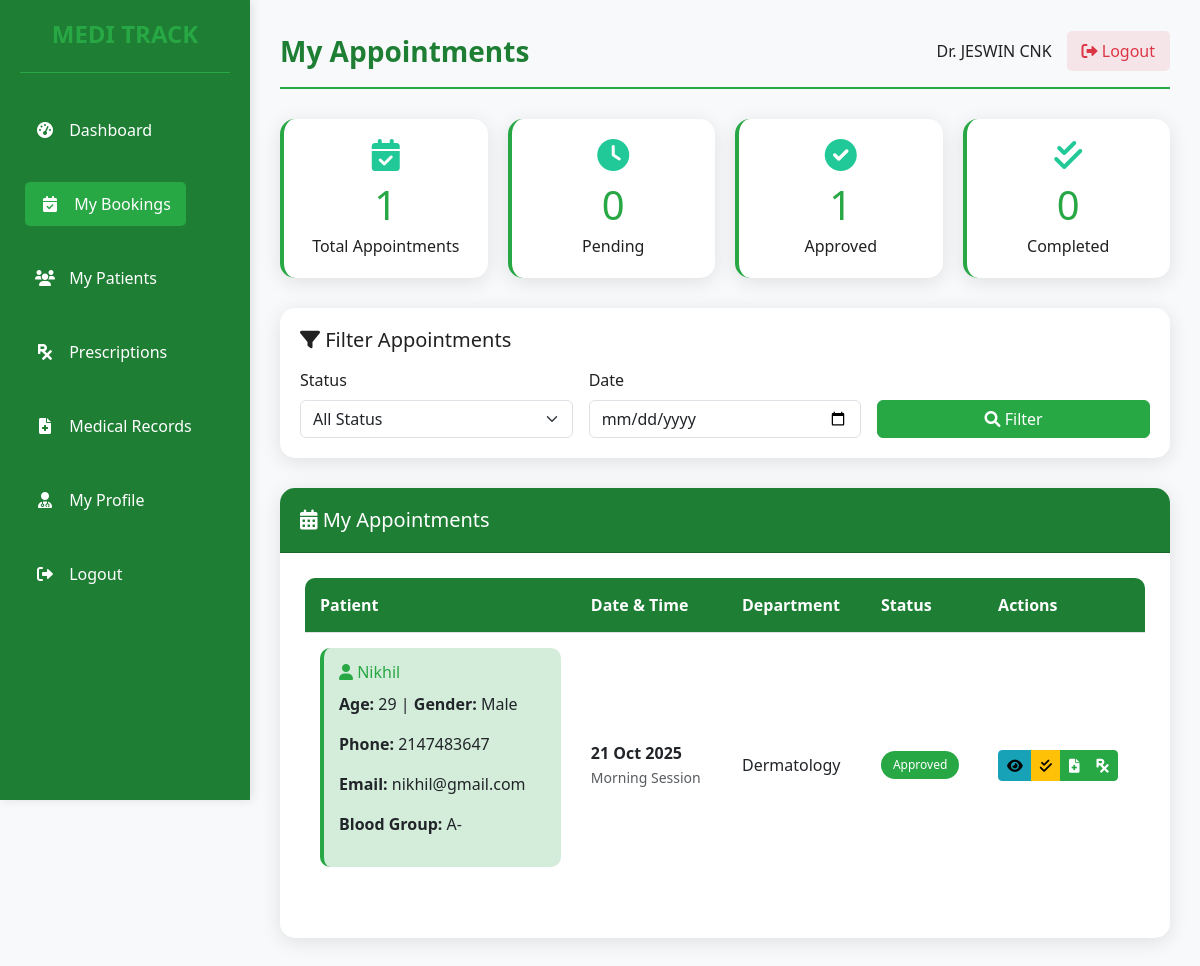
/doctor_bookings.php (signed in), run on the app's committed database.
### tables this page shows
CREATE TABLE `doctorreg` (
  `Doctor_id` int(20) NOT NULL,
  `Name` varchar(30) NOT NULL,
  `Email` varchar(30) NOT NULL,
  `Age` int(20) NOT NULL,
  `Gender` varchar(20) NOT NULL,
  `Phone_no` int(20) NOT NULL,
  `Department` varchar(30) NOT NULL,
  `Qualification` varchar(100) NOT NULL DEFAULT '',
  `Experience` varchar(50) NOT NULL DEFAULT '',
  `Profile_photo` varchar(255) NOT NULL DEFAULT '',
  `Bio` text NOT NULL DEFAULT '',
  `Password` varchar(255) NOT NULL
);

CREATE TABLE `booking` (
  `Booking_id` int(20) NOT NULL,
  `Patient_id` int(20) NOT NULL,
  `Doctor_id` int(20) NOT NULL,
  `Name` varchar(20) NOT NULL,
  `Email` varchar(30) NOT NULL,
  `Age` int(20) NOT NULL,
  `Gender` varchar(20) NOT NULL,
  `Phone_no` int(20) NOT NULL,
  `Select_date` date NOT NULL,
  `Select_department` varchar(20) NOT NULL,
  `Additional_message` text NOT NULL,
  `Status` varchar(20) NOT NULL DEFAULT 'Pending'
);

CREATE TABLE `register` (
  `Patient_id` int(20) NOT NULL,
  `Name` varchar(20) NOT NULL,
  `Email` varchar(50) NOT NULL,
  `Age` int(20) NOT NULL,
  `Gender` varchar(20) NOT NULL,
  `Phone_no` int(20) NOT NULL,
  `Blood_group` varchar(5) NOT NULL,
  `Password` varchar(225) NOT NULL,
  `Photo` blob NOT NULL,
  `Documents` varchar(25) NOT NULL
);

### doctor_bookings.php (the view, shortened to what this page needs)
<?php
include 'database.php';
$doctor_id = $_SESSION['doctor_id'];
$stmt = $conn->prepare("SELECT * FROM doctorreg WHERE Doctor_id = ?");
$stmt->bind_param("i", $doctor_id);
$stmt->execute();
$result = $stmt->get_result();
$doctor = $result->fetch_assoc();
$date_filter = $_GET['date'] ?? '';
$query = "SELECT b.*, r.Name as PatientName, r.Email as PatientEmail, r.Phone_no as PatientPhone, r.Blood_group
          FROM booking b
          LEFT JOIN register r ON b.Patient_id = r.Patient_id
          WHERE b.Doctor_id = ?";
$params = [$doctor_id];
$types = "i";
$query .= " ORDER BY b.Select_date DESC, b.Booking_id DESC";
$stmt = $conn->prepare($query);
$stmt->bind_param($types, ...$params);
$stmt->execute();
$result = $stmt->get_result();
$bookings = $result->fetch_all(MYSQLI_ASSOC);
$stmt_stats = $conn->prepare("SELECT
    COUNT(*) as total_bookings,
    SUM(CASE WHEN Status = 'Pending' THEN 1 ELSE 0 END) as pending_bookings,
    SUM(CASE WHEN Status = 'Approved' THEN 1 ELSE 0 END) as approved_bookings,
    SUM(CASE WHEN Status = 'Completed' THEN 1 ELSE 0 END) as completed_bookings
    FROM booking WHERE Doctor_id = ?");
$stmt_stats->bind_param("i", $doctor_id);
$stmt_stats->execute();
$stats = $stmt_stats->get_result()->fetch_assoc();
?>
<!DOCTYPE html>
<html lang="en">
<head>
    <link rel="stylesheet" href="https://cdn.jsdelivr.net/npm/bootstrap@5.3.0/dist/css/bootstrap.min.css">
    <link rel="stylesheet" href="https://cdnjs.cloudflare.com/ajax/libs/font-awesome/6.0.0-beta3/css/all.min.css">
</head>
<body>
    <div class="container">
        <div class="sidebar">
            <div class="logo">
                <h2>MEDI TRACK</h2>
            </div>
            <ul class="nav">
                <li>
                    <a href="doctor_dashboard.php">
                        <i class="fas fa-tachometer-alt"></i>
                        <span>Dashboard</span>
                    </a>
                </li>
                <li>
                    <a href="doctor_bookings.php" class="active">
                        <i class="fas fa-calendar-check"></i>
                        <span>My Bookings</span>
                    </a>
                </li>
                <li>
                    <a href="doctor_patients.php">
                        <i class="fas fa-users"></i>
                        <span>My Patients</span>
                    </a>
                </li>
                <li>
                    <a href="doctor_prescriptions.php">
                        <i class="fas fa-prescription"></i>
                        <span>Prescriptions</span>
                    </a>
                </li>
                <li>
                    <a href="doctor_medical_records.php">
                        <i class="fas fa-file-medical"></i>
                        <span>Medical Records</span>
                    </a>
                </li>
                <li>
                    <a href="doctor_profile.php">
                        <i class="fas fa-user-md"></i>
                        <span>My Profile</span>
                    </a>
                </li>
                <li>
                    <a href="logout.php">
                        <i class="fas fa-sign-out-alt"></i>
                        <span>Logout</span>
                    </a>
                </li>
            </ul>
        </div>
        <div class="main-content">
            <div class="header">
                <div class="logo">My Appointments</div>
                <div class="user-profile">
                    <span>Dr. <?php echo htmlspecialchars($doctor['Name']); ?></span>
                    <a href="logout.php"><i class="fas fa-sign-out-alt"></i> Logout</a>
                </div>
            </div>
            <div class="stats-cards">
                <div class="stat-card">
                    <i class="fas fa-calendar-check"></i>
                    <h3><?php echo $stats['total_bookings']; ?></h3>
                    <p>Total Appointments</p>
                </div>
                <div class="stat-card">
                    <i class="fas fa-clock"></i>
                    <h3><?php echo $stats['pending_bookings']; ?></h3>
                    <p>Pending</p>
                </div>
                <div class="stat-card">
                    <i class="fas fa-check-circle"></i>
                    <h3><?php echo $stats['approved_bookings']; ?></h3>
                    <p>Approved</p>
                </div>
                <div class="stat-card">
                    <i class="fas fa-check-double"></i>
                    <h3><?php echo $stats['completed_bookings']; ?></h3>
                    <p>Completed</p>
                </div>
            </div>
            <div class="filters-section">
                <h5 class="mb-3"><i class="fas fa-filter"></i> Filter Appointments</h5>
                <form method="GET" class="row g-3">
                    <div class="col-md-4">
                        <label for="status" class="form-label">Status</label>
                        <select class="form-select" name="status" id="status">
                            <option value="">All Status</option>
                        </select>
                    </div>
                    <div class="col-md-4">
                        <label for="date" class="form-label">Date</label>
                        <input type="date" class="form-control" name="date" id="date" value="<?php echo $date_filter; ?>">
                    </div>
                    <div class="col-md-4">
                        <label class="form-label">&nbsp;</label>
                        <div class="d-grid">
                            <button type="submit" class="btn btn-primary">
                                <i class="fas fa-search"></i> Filter
                            </button>
                        </div>
                    </div>
                </form>
            </div>
            <div class="card">
                <div class="card-header">
                    <h5 class="mb-0"><i class="fas fa-calendar-alt"></i> My Appointments</h5>
                </div>
                <div class="card-body">
                    <?php if (empty($bookings)): ?>
                        <div class="no-bookings">
                            <i class="fas fa-calendar-times"></i>
                            <h5>No Appointments Found</h5>
                            <p>You don't have any appointments matching your current filters.</p>
                        </div>
                    <?php else: ?>
                        <div class="table-responsive">
                            <table class="table">
                                <thead>
                                    <tr>
                                        <th>Patient</th>
                                        <th>Date & Time</th>
                                        <th>Department</th>
                                        <th>Status</th>
                                        <th>Actions</th>
                                    </tr>
                                </thead>
                                <tbody>
                                    <?php foreach ($bookings as $booking): ?>
                                        <tr>
                                            <td>
                                                <div class="patient-info">
                                                    <h6><i class="fas fa-user"></i> <?php echo htmlspecialchars($booking['PatientName'] ?? $booking['Name']); ?></h6>
                                                    <p><strong>Age:</strong> <?php echo $booking['Age']; ?> | <strong>Gender:</strong> <?php echo $booking['Gender']; ?></p>
                                                    <p><strong>Phone:</strong> <?php echo htmlspecialchars($booking['PatientPhone'] ?? $booking['Phone_no']); ?></p>
                                                    <p><strong>Email:</strong> <?php echo htmlspecialchars($booking['PatientEmail'] ?? $booking['Email']); ?></p>
                                                    <p><strong>Blood Group:</strong> <?php echo htmlspecialchars($booking['Blood_group']); ?></p>
                                                </div>
                                            </td>
                                            <td>
                                                <strong><?php echo date('d M Y', strtotime($booking['Select_date'])); ?></strong><br>
                                                <small class="text-muted">Morning Session</small>
                                            </td>
                                            <td><?php echo htmlspecialchars($booking['Select_department']); ?></td>
                                            <td>
                                                <?php if ($booking['Status'] == 'Pending'): ?>
                                                    <span class="badge badge-pending">Pending</span>
                                                <?php elseif ($booking['Status'] == 'Approved'): ?>
                                                    <span class="badge badge-approved">Approved</span>
                                                <?php elseif ($booking['Status'] == 'Rejected'): ?>
                                                    <span class="badge badge-rejected">Rejected</span>
                                                <?php elseif ($booking['Status'] == 'Completed'): ?>
                                                    <span class="badge badge-completed">Completed</span>
                                                <?php endif; ?>
                                            </td>
                                            <td>
                                                <div class="btn-group" role="group">
                                                    <button class="btn btn-sm btn-info"
                                                            data-bs-toggle="modal"
                                                            data-bs-target="#bookingModal"
                                                            onclick="viewBooking(<?php echo htmlspecialchars(json_encode($booking)); ?>)">
                                                        <i class="fas fa-eye"></i>
                                                    </button>
                                                    <?php if ($booking['Status'] == 'Pending'): ?>
                                                        <button class="btn btn-sm btn-success"
                                                                onclick="updateStatus(<?php echo $booking['Booking_id']; ?>, 'Approved')">
                                                            <i class="fas fa-check"></i>
                                                        </button>
                                                        <button class="btn btn-sm btn-danger"
                                                                onclick="updateStatus(<?php echo $booking['Booking_id']; ?>, 'Rejected')">
                                                            <i class="fas fa-times"></i>
                                                        </button>
                                                    <?php elseif ($booking['Status'] == 'Approved'): ?>
                                                        <button class="btn btn-sm btn-warning"
                                                                onclick="updateStatus(<?php echo $booking['Booking_id']; ?>, 'Completed')">
                                                            <i class="fas fa-check-double"></i>
                                                        </button>
                                                    <?php endif; ?>
                                                    <a href="doctor_medical_records.php?patient_id=<?php echo $booking['Patient_id']; ?>" class="btn btn-sm btn-primary">
                                                        <i class="fas fa-file-medical"></i>
                                                    </a>
                                                    <a href="doctor_prescriptions.php?patient_id=<?php echo $booking['Patient_id']; ?>" class="btn btn-sm btn-success">
                                                        <i class="fas fa-prescription"></i>
                                                    </a>
                                                </div>
                                            </td>
                                        </tr>
                                    <?php endforeach; ?>
                                </tbody>
                            </table>
                        </div>
                    <?php endif; ?>
                </div>
            </div>
        </div>
    </div>
</body>
</html>

### data on the page
doctorreg: Name "JESWIN CNK"
booking: Patient.Name "Nikhil", Age "29", Gender "Male", Patient.Phone_no "2147483647", Patient.Email "nikhil@gmail.com", Patient.Blood_group "A-", Select_date "21 Oct 2025", Select_department "Dermatology", Status "Approved"

### other printed values
$stats['total_bookings'] "1"
$stats['pending_bookings'] "0"
$stats['approved_bookings'] "1"
$stats['completed_bookings'] "0"
